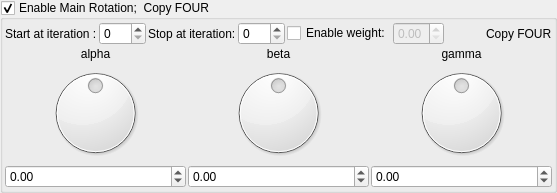
    <widget class="MyGroupBox" name="groupCheck_transform_main_rotation4_enabled">
     <property name="title">
      <string>Enable Main Rotation;  Copy FOUR</string>
     </property>
     <property name="checkable">
      <bool>true</bool>
     </property>
     <layout class="QVBoxLayout" name="verticalLayout_33" stretch="0,0">
      <property name="spacing">
       <number>2</number>
      </property>
      <property name="leftMargin">
       <number>2</number>
      </property>
      <property name="topMargin">
       <number>2</number>
      </property>
      <property name="rightMargin">
       <number>2</number>
      </property>
      <property name="bottomMargin">
       <number>2</number>
      </property>
      <item>
       <layout class="QGridLayout" name="gridLayout_54">
        <item row="0" column="4">
         <widget class="QCheckBox" name="checkBox_transform_main_rotation4_weight_enabled">
          <property name="text">
           <string>Enable weight:</string>
          </property>
         </widget>
        </item>
        <item row="0" column="2">
         <widget class="QLabel" name="label_176">
          <property name="text">
           <string>Stop at iteration:</string>
          </property>
         </widget>
        </item>
        <item row="0" column="7">
         <widget class="QLabel" name="label_177">
          <property name="text">
           <string>Copy FOUR</string>
          </property>
         </widget>
        </item>
        <item row="0" column="5">
         <widget class="MyDoubleSpinBox" name="spinbox_transform_main_rotation4_weight">
          <property name="enabled">
           <bool>false</bool>
          </property>
          <property name="sizePolicy">
           <sizepolicy hsizetype="Minimum" vsizetype="Maximum">
            <horstretch>0</horstretch>
            <verstretch>0</verstretch>
           </sizepolicy>
          </property>
          <property name="decimals">
           <number>2</number>
          </property>
          <property name="minimum">
           <double>0.000000000000000</double>
          </property>
          <property name="maximum">
           <double>1.000000000000000</double>
          </property>
          <property name="singleStep">
           <double>0.100000000000000</double>
          </property>
         </widget>
        </item>
        <item row="0" column="0">
         <widget class="QLabel" name="label_178">
          <property name="text">
           <string>Start at iteration :</string>
          </property>
         </widget>
        </item>
        <item row="0" column="3">
         <widget class="MySpinBox" name="spinboxInt_transform_main_rotation4_stop_iterations">
          <property name="sizePolicy">
           <sizepolicy hsizetype="Minimum" vsizetype="Maximum">
            <horstretch>0</horstretch>
            <verstretch>0</verstretch>
           </sizepolicy>
          </property>
          <property name="maximum">
           <number>250</number>
          </property>
         </widget>
        </item>
        <item row="0" column="1">
         <widget class="MySpinBox" name="spinboxInt_transform_main_rotation4_start_iterations">
          <property name="sizePolicy">
           <sizepolicy hsizetype="Minimum" vsizetype="Maximum">
            <horstretch>0</horstretch>
            <verstretch>0</verstretch>
           </sizepolicy>
          </property>
          <property name="maximum">
           <number>250</number>
          </property>
         </widget>
        </item>
        <item row="0" column="6">
         <spacer name="horizontalSpacer_27">
          <property name="orientation">
           <enum>Qt::Horizontal</enum>
          </property>
          <property name="sizeHint" stdset="0">
           <size>
            <width>40</width>
            <height>20</height>
           </size>
          </property>
         </spacer>
        </item>
       </layout>
      </item>
      <item>
       <layout class="QGridLayout" name="gridLayout_55">
        <property name="spacing">
         <number>2</number>
        </property>
        <item row="0" column="2">
         <widget class="QLabel" name="label_179">
          <property name="text">
           <string>gamma</string>
          </property>
          <property name="alignment">
           <set>Qt::AlignCenter</set>
          </property>
         </widget>
        </item>
        <item row="0" column="1">
         <widget class="QLabel" name="label_180">
          <property name="text">
           <string>beta</string>
          </property>
          <property name="alignment">
           <set>Qt::AlignCenter</set>
          </property>
         </widget>
        </item>
        <item row="0" column="0">
         <widget class="QLabel" name="label_181">
          <property name="text">
           <string>alpha</string>
          </property>
          <property name="alignment">
           <set>Qt::AlignCenter</set>
          </property>
         </widget>
        </item>
        <item row="1" column="1">
         <widget class="QDial" name="dial3_transform_main_rotation4_y">
          <property name="minimum">
           <number>-18000</number>
          </property>
          <property name="maximum">
           <number>18000</number>
          </property>
          <property name="wrapping">
           <bool>true</bool>
          </property>
         </widget>
        </item>
        <item row="1" column="2">
         <widget class="QDial" name="dial3_transform_main_rotation4_z">
          <property name="minimum">
           <number>-18000</number>
          </property>
          <property name="maximum">
           <number>18000</number>
          </property>
          <property name="wrapping">
           <bool>true</bool>
          </property>
         </widget>
        </item>
        <item row="2" column="0">
         <widget class="MyDoubleSpinBox" name="spinboxd3_transform_main_rotation4_x">
          <property name="sizePolicy">
           <sizepolicy hsizetype="Minimum" vsizetype="Maximum">
            <horstretch>0</horstretch>
            <verstretch>0</verstretch>
           </sizepolicy>
          </property>
          <property name="prefix">
           <string/>
          </property>
          <property name="suffix">
           <string/>
          </property>
          <property name="decimals">
           <number>2</number>
          </property>
          <property name="minimum">
           <double>-180.000000000000000</double>
          </property>
          <property name="maximum">
           <double>180.000000000000000</double>
          </property>
          <property name="singleStep">
           <double>1.000000000000000</double>
          </property>
         </widget>
        </item>
        <item row="1" column="0">
         <widget class="QDial" name="dial3_transform_main_rotation4_x">
          <property name="minimum">
           <number>-18000</number>
          </property>
          <property name="maximum">
           <number>18000</number>
          </property>
          <property name="wrapping">
           <bool>true</bool>
          </property>
         </widget>
        </item>
        <item row="2" column="2">
         <widget class="MyDoubleSpinBox" name="spinboxd3_transform_main_rotation4_z">
          <property name="sizePolicy">
           <sizepolicy hsizetype="Minimum" vsizetype="Maximum">
            <horstretch>0</horstretch>
            <verstretch>0</verstretch>
           </sizepolicy>
          </property>
          <property name="prefix">
           <string/>
          </property>
          <property name="suffix">
           <string/>
          </property>
          <property name="decimals">
           <number>2</number>
          </property>
          <property name="minimum">
           <double>-180.000000000000000</double>
          </property>
          <property name="maximum">
           <double>180.000000000000000</double>
          </property>
          <property name="singleStep">
           <double>1.000000000000000</double>
          </property>
         </widget>
        </item>
        <item row="2" column="1">
         <widget class="MyDoubleSpinBox" name="spinboxd3_transform_main_rotation4_y">
          <property name="sizePolicy">
           <sizepolicy hsizetype="Minimum" vsizetype="Maximum">
            <horstretch>0</horstretch>
            <verstretch>0</verstretch>
           </sizepolicy>
          </property>
          <property name="prefix">
           <string/>
          </property>
          <property name="suffix">
           <string/>
          </property>
          <property name="decimals">
           <number>2</number>
          </property>
          <property name="minimum">
           <double>-180.000000000000000</double>
          </property>
          <property name="maximum">
           <double>180.000000000000000</double>
          </property>
          <property name="singleStep">
           <double>1.000000000000000</double>
          </property>
         </widget>
        </item>
       </layout>
      </item>
     </layout>
    </widget>
